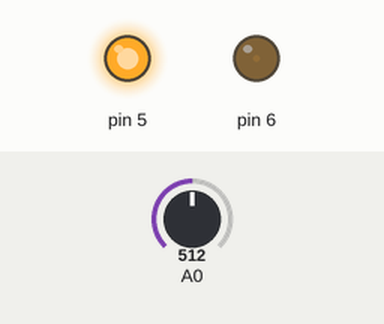
Simulated run of this sketch. Board: Arduino Uno, built with avr-gcc and run on an emulated ATmega328P. Parts: output pins drawn as LEDs (lit = HIGH). The test bench sets the inputs (shaded band); at power-on: A0 = 512. What the sketch prints to the serial monitor is not drawn.

Above: at 0.1 s.
Timing chart, 0 to 1.6 s (numbered marks = the images above):
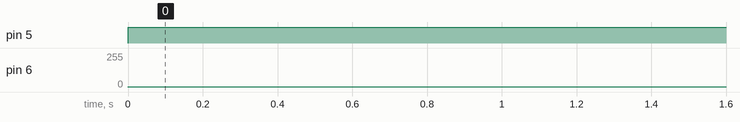

The sketch:

boost_test4_4-switch.ino
```cpp
int pwm = 0;


void setup() {
  analogReference(INTERNAL);
  Serial.begin(115200);
TCCR0B = TCCR0B & 0b11111000 | 0x01; //set pin 5,6 pwm frequency to 62500Hz (0x01). 0x02 divide by 8...
//pwm frequency setting: https://prototyperobotics.com/steps/2

//analogWrite(5,0);
pinMode(6, OUTPUT);
pinMode(5, OUTPUT);
}

void loop() {
  float output  = analogRead(A0);
  Serial.print("\tout:");
  Serial.println(output);


  if (output < 164)
   {
    pwm = pwm+1;
    pwm = constrain(pwm, 5, 10);
   }

  //If the desired value is LOWER than the real value, we decreaase PWM width
  if (output >164)
   {
    pwm = pwm-1;
    pwm = constrain(pwm, 5, 10);
   }
    digitalWrite(5,HIGH);
   analogWrite(6,1);  //Finally, in 5v, out 7V
}
```

Measured:
- by itself, pin 5: LOW → HIGH at 0.00 s
- by itself, pin 6: 0/255 → 1/255 at 0.00 s
